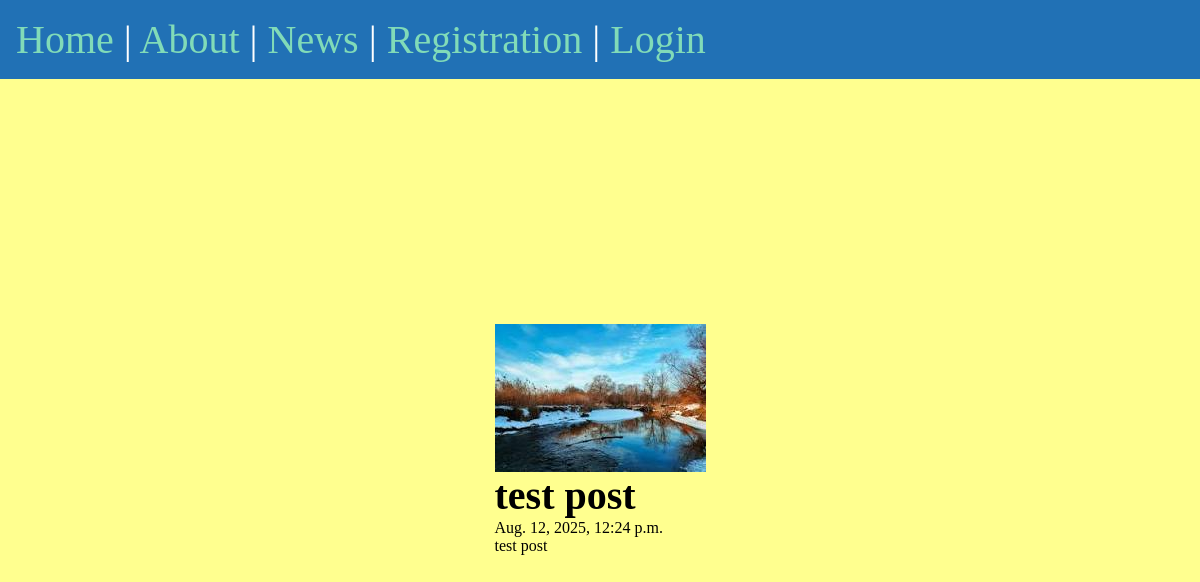
Screenshot of /posts/test-post with the database file from the repository.
### posts/models.py (models this page shows, shortened)
class Post(models.Model):
    title = models.CharField(max_length = 75)
    body = models.TextField()
    slug = models.SlugField()
    date = models.DateTimeField(auto_now_add = True)
    banner = models.FileField(default = 'fallback.png', blank = True, validators=[validate_file_extension]) # Image
    author = models.ForeignKey(User,
                               on_delete = models.CASCADE,
                               default = None)

### posts/views.py (the view)
# urls.py: path('<slug:slug>', views.post_page, name = "page"),
def post_page(request, slug):
    post = Post.objects.get(slug=slug)
    return render(request, 'posts/post_page.html',
                  { 'post': post })

### posts/templates/posts/post_page.html (shortened to what this page needs)
{% extends 'layout.html' %}
{% block content %}
    <section>
        <img
            class = "banner"
            src = "{{ post.banner.url }}"
            alt =  {{ post.title }}""
        />
        <h1>{{ post.title }}</h1>
        <p>{{ post.date }}</p>
        <p>{{ post.body }}</p>
    </section>
{% endblock %}

### static/css/style.css (style rules this page uses)
* { margin : 0; padding: 0; box-sizing: border-box; }
body { min-height: 100vh; background-color: #FFFF8F; color: black; font-size: 3rem; display: flex; flex-flow: column; }
h1, h2 { font-size: 2.5rem; }
p { font-size: 1rem; }
.banner { display: block; width: 100%; max-width: 800px; }

### rows the page displays
Post: banner (picture), title "test post", date "Aug. 12, 2025, 12:24 p.m.", body "test post"
